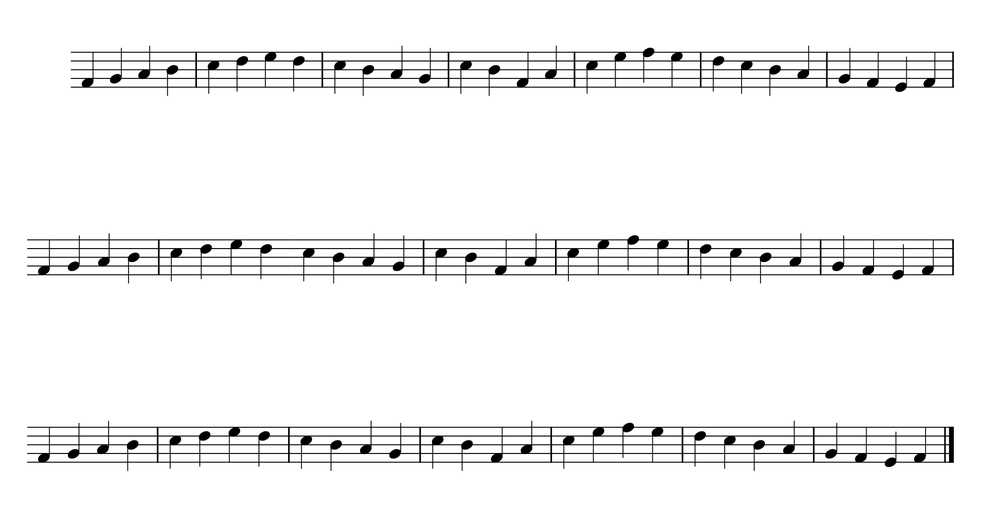
#> input picture backend/test-multiline.png, 1000 x 514 px, shrunk from 2016 x 1036 before the run
$ python remove_staff.py test-multiline.png
#> lines starting #> are read from the running program, lines starting #| are printed output that depends on the picture; after the words box and inside, x2 and y2 are one past the last pixel; in counts of white or black regions, pixels touching at a corner belong together
### backend/utils.py
import cv2
import numpy as np

def show_image(winname, img):
    cv2.imshow(winname, img)
    cv2.waitKey(0)
    cv2.destroyWindow(winname)

# [22 lines left out: function horizontal_lines, not called in this run]

### backend/remove_staff.py
import numpy as np
import sys
import cv2

from utils import show_image

def remove_staff(argv):
    # [load_image]
    # Check number of arguments
    if len(argv) < 1:
        print ('Not enough parameters')
        print ('Usage:\nmorph_lines_detection.py < path_to_image >')
        return -1

    # Load the image
    src = cv2.imread(argv[0], cv2.IMREAD_COLOR)
#> src is the input picture: shape (514, 1000, 3); min 0, max 255, mean 243.3

    # Check if image is loaded fine
    if src is None:
        print ('Error opening image: ' + argv[0])
        return -1

    # Show source image
    cv2.imshow("src", src)
    # [load_image]

    # [gray]
    # Transform source image to gray if it is not already
    if len(src.shape) != 2:
        gray = cv2.cvtColor(src, cv2.COLOR_BGR2GRAY)
    else:
        gray = src

    # Show gray image
    show_image("gray", gray)
    # [gray]

    # [bin]
    # Apply adaptiveThreshold at the bitwise_not of gray, notice the ~ symbol
    gray = cv2.bitwise_not(gray)
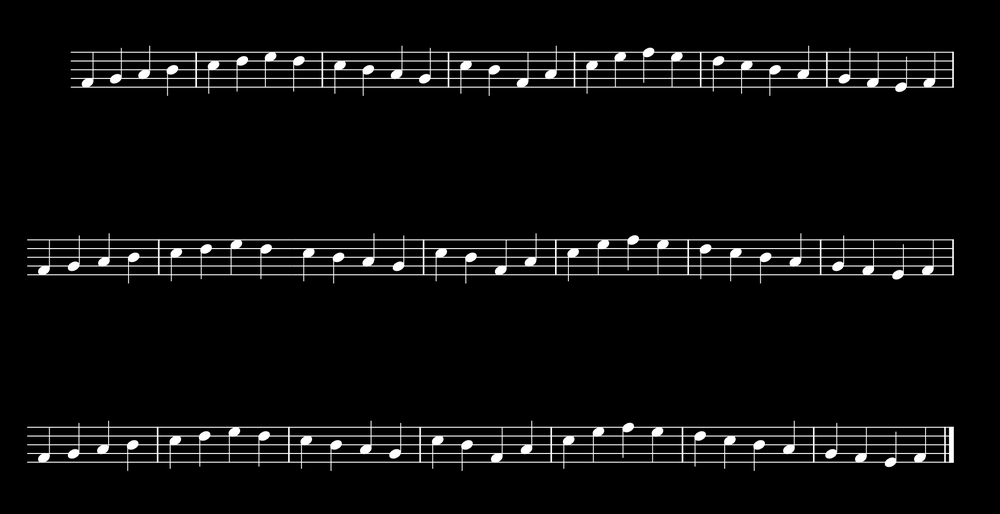
#> gray: shape (514, 1000); min 0, max 255, mean 11.7
    bw = cv2.adaptiveThreshold(gray, 255, cv2.ADAPTIVE_THRESH_MEAN_C, \
                                cv2.THRESH_BINARY, 15, -2)
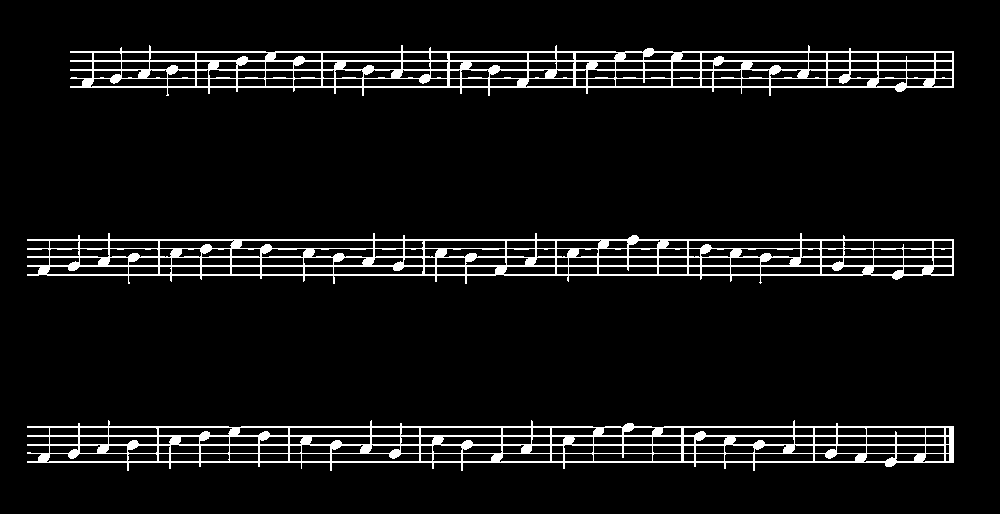
#> bw: shape (514, 1000); 6.8% white in thin lines or dots, all inside (x1, y1, x2, y2) = (27, 45, 954, 471)
    # Show binary image
    show_image("binary", bw)
    # [bin]

    # [init]
    # Create the images that will use to extract the horizontal and vertical lines
    horizontal = np.copy(bw)
    vertical = np.copy(bw)
    # [init]

    # [horiz]
    # Specify size on horizontal axis
    cols = horizontal.shape[1]
#> cols = 1000
    horizontal_size = cols // 30
#> horizontal_size = 33

    # Create structure element for extracting horizontal lines through morphology operations
    horizontalStructure = cv2.getStructuringElement(cv2.MORPH_RECT, (horizontal_size, 1))

    # Apply morphology operations
    horizontal = cv2.erode(horizontal, horizontalStructure)
#> horizontal: shape (514, 1000); 4.2% white in thin lines or dots, all inside (x1, y1, x2, y2) = (43, 51, 938, 463)
    horizontal = cv2.dilate(horizontal, horizontalStructure)
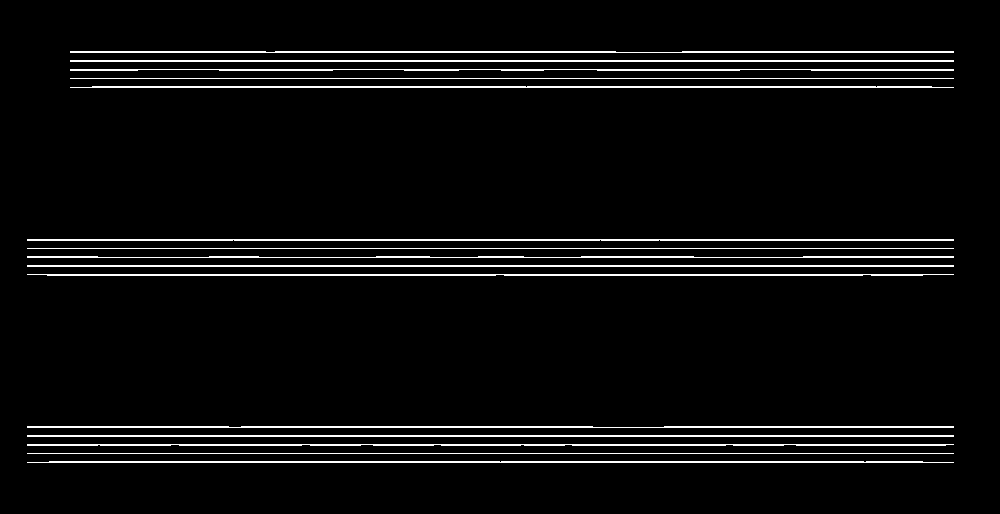
#> horizontal: shape (514, 1000); 4.6% white in thin lines or dots, all inside (x1, y1, x2, y2) = (27, 51, 954, 463)

    # Show extracted horizontal lines
    show_image("horizontal", horizontal)
    # [horiz]

    # [vert]
    # Specify size on vertical axis
    rows = vertical.shape[0]
#> rows = 514
    verticalsize = rows // 30
#> verticalsize = 17

    # Create structure element for extracting vertical lines through morphology operations
    verticalStructure = cv2.getStructuringElement(cv2.MORPH_RECT, (1, verticalsize))
#> verticalStructure = 17 values from 1 to 1

    # Apply morphology operations
    vertical = cv2.erode(vertical, verticalStructure)
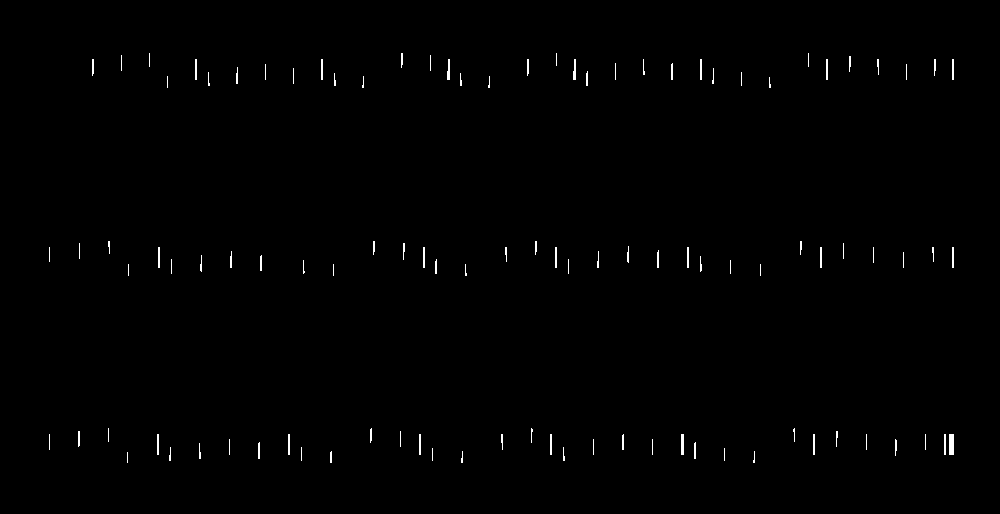
#> vertical: shape (514, 1000); 0.52% white in thin lines or dots, all inside (x1, y1, x2, y2) = (49, 53, 954, 463)
    vertical = cv2.dilate(vertical, verticalStructure)
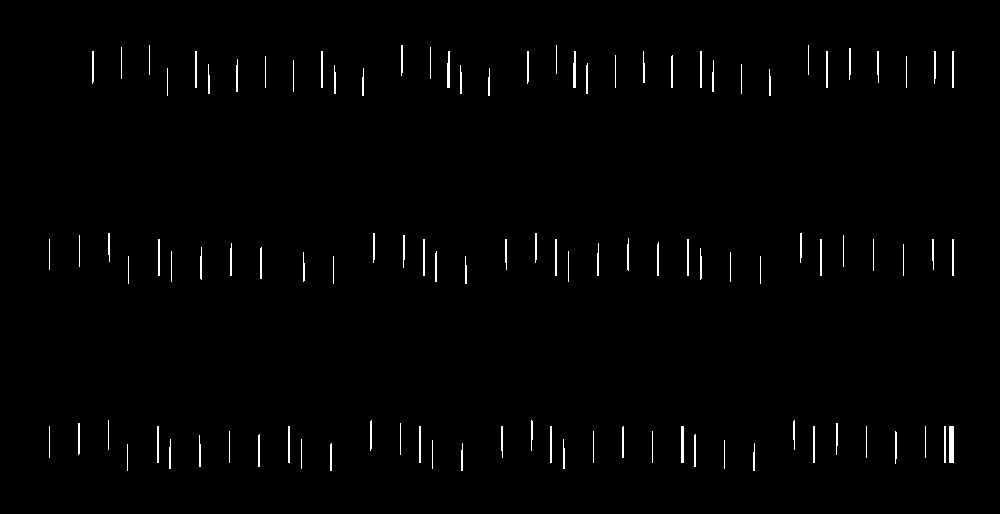
#> vertical: shape (514, 1000); 1.1% white in thin lines or dots, all inside (x1, y1, x2, y2) = (49, 45, 954, 471)

    # Show extracted vertical lines
    show_image("vertical", vertical)
    # [vert]

    # [smooth]
    # Inverse vertical image
    vertical = cv2.bitwise_not(vertical)
    show_image("vertical_bit", vertical)

    '''
    Extract edges and smooth image according to the logic
    1. extract edges
    2. dilate(edges)
    3. src.copyTo(smooth)
    4. blur smooth img
    5. smooth.copyTo(src, edges)
    '''

    # Step 1
    edges = cv2.adaptiveThreshold(vertical, 255, cv2.ADAPTIVE_THRESH_MEAN_C, \
                                cv2.THRESH_BINARY, 3, -2)
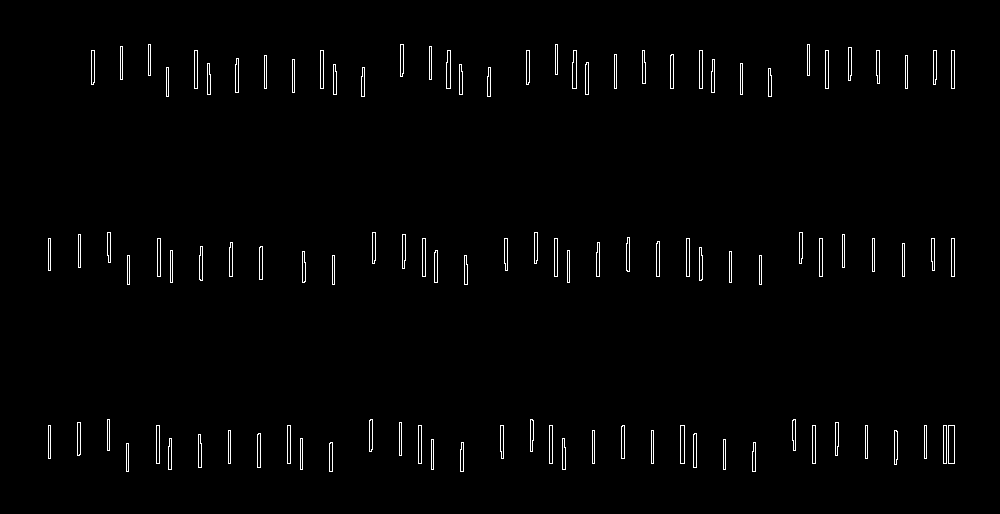
#> edges: shape (514, 1000); 1.5% white in thin lines or dots, all inside (x1, y1, x2, y2) = (48, 44, 955, 472)
    show_image("edges", edges)

    # Step 2
    kernel = np.ones((2, 2), np.uint8)
    edges = cv2.dilate(edges, kernel)
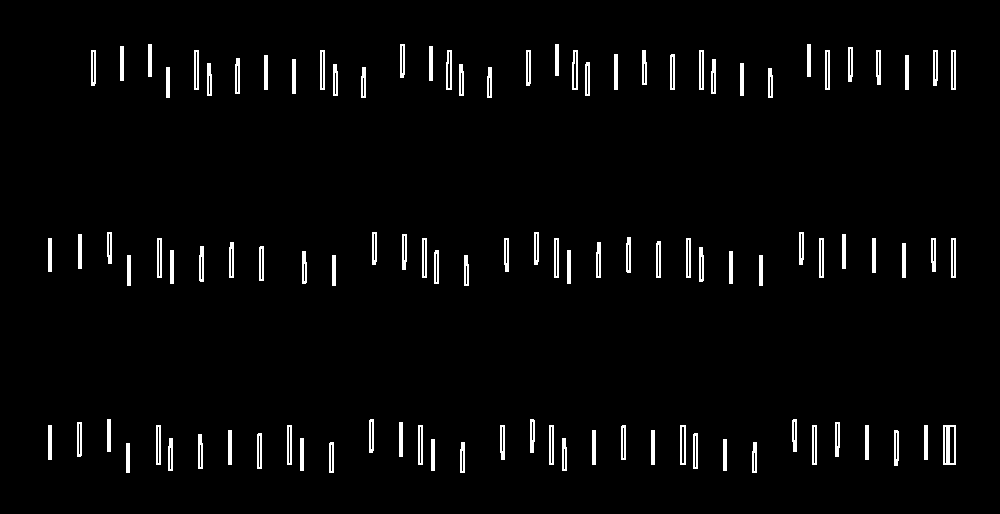
#> edges: shape (514, 1000); 2.9% white; 104 white regions, largest, box (x1, y1, x2, y2) and area: (943, 425, 956, 465) 340, (446, 50, 452, 90) 168, (572, 50, 578, 90) 168
    show_image("dilate", edges)

    # Step 3
    smooth = np.copy(vertical)

    # Step 4
    smooth = cv2.blur(smooth, (2, 2))

    # Step 5
    (rows, cols) = np.where(edges != 0)
    vertical[rows, cols] = smooth[rows, cols]

    # Show final result
    show_image("smooth - final", vertical)
    # [smooth]

    return 0

if __name__ == "__main__":
    remove_staff(sys.argv[1:])
